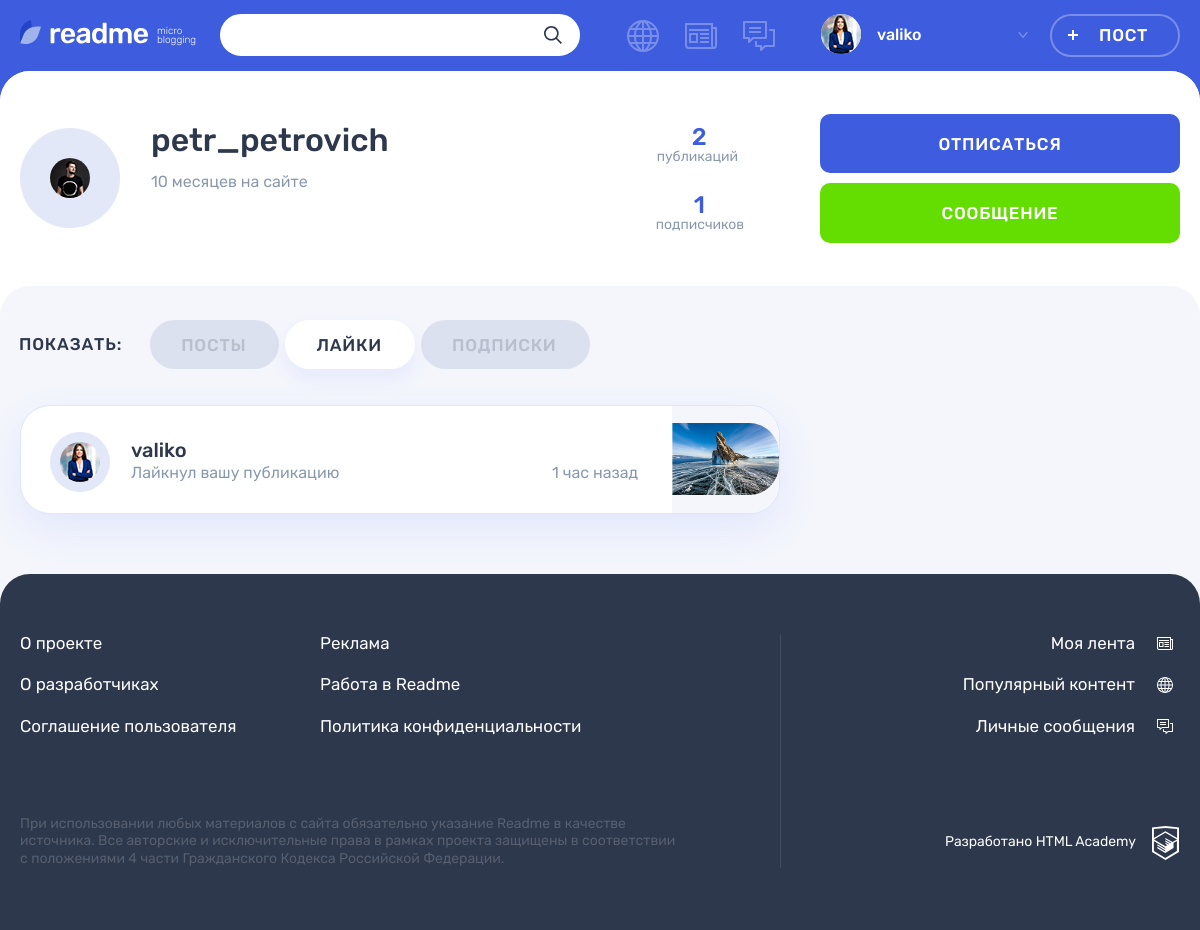
The page /profile.php?user_id=2&tab=likes (signed in) on the database its author committed.
### tables this page shows
CREATE TABLE likes (
    id INT PRIMARY KEY NOT NULL AUTO_INCREMENT,
    user_id INT NOT NULL,
    INDEX user_ind (user_id),
    FOREIGN KEY (user_id)
        REFERENCES users(id)
        ON DELETE CASCADE,

    post_id INT NOT NULL,
    INDEX post_ind (post_id),
    FOREIGN KEY (post_id)
        REFERENCES posts(id)
        ON DELETE CASCADE,

    UNIQUE INDEX user_post_ind (user_id, post_id)
);

CREATE TABLE users (
    id INT PRIMARY KEY NOT NULL AUTO_INCREMENT,
    created_at TIMESTAMP DEFAULT CURRENT_TIMESTAMP,
    email VARCHAR(45) NOT NULL,
    UNIQUE INDEX email_ind (email),
    login VARCHAR(45) NOT NULL,
    UNIQUE INDEX user_login_ind (login),
    password VARCHAR(200),
    avatar VARCHAR(100)
);

CREATE TABLE posts (
    id INT PRIMARY KEY NOT NULL AUTO_INCREMENT,
    published_at TIMESTAMP DEFAULT CURRENT_TIMESTAMP,
    title VARCHAR(45) NOT NULL,
    text_content VARCHAR(200),
    quote_author VARCHAR(45),
    picture VARCHAR(100),
    video VARCHAR(100),
    link VARCHAR(100),
    watch_count INT,
    user_id INT NOT NULL,
    INDEX user_ind (user_id),
    FOREIGN KEY (user_id)
        REFERENCES users(id)
        ON DELETE CASCADE,

    type_id INT NOT NULL,
    INDEX type_ind (type_id),
    FOREIGN KEY (type_id)
        REFERENCES content_types(id)
        ON DELETE CASCADE
);

### templates/profile-tabs/profile-likes.php (the view, shortened to what the rows shown need)
<section class="profile__likes tabs__content tabs__content--active">
    <ul class="profile__likes-list">
        <?php foreach ($tab_data as $data): ?>
        <li class="post-mini post-mini--<?php echo $data['classname'];?> post user">
            <div class="post-mini__user-info user__info">
                <div class="post-mini__avatar user__avatar">
                    <a class="user__avatar-link" href="<?php echo('/profile.php' . '?user_id=' . $data['user_id']) . '&tab=posts';?>">
                        <?php if (!empty($data['avatar'])):?>
                        <img class="post-mini__picture user__picture" src="uploads/avatars/<?php echo $data['avatar'];?>" alt="Аватар пользователя">
                        <?php endif;?>
                    </a>
                </div>
                <div class="post-mini__name-wrapper user__name-wrapper">
                    <a class="post-mini__name user__name" href="<?php echo('/profile.php' . '?user_id=' . $data['user_id']) . '&tab=posts';?>">
                        <span><?=$data['login'];?></span>
                    </a>
                    <div class="post-mini__action">
                        <span class="post-mini__activity user__additional">Лайкнул вашу публикацию</span>
                        <time class="post-mini__time user__additional" datetime="<?php echo(date_format(date_create($data['liked_at']), 'c'));?>"><?=get_date_interval_format(date_create($data['liked_at']), 'назад');?></time>
                    </div>
                </div>
            </div>
            <div class="post-mini__preview">
                <a class="post-mini__link" href="<?php echo('/post.php?post_id=' . $data['post_id'])?>" title="Перейти на публикацию">
            <?php if ($data['classname'] === 'photo'):?>
                    <div class="post-mini__image-wrapper">
                        <?php if (!empty($data['picture'])): ?>
                        <img class="post-mini__image" src="uploads/<?php echo $data['picture'];?>" width="109" height="109" alt="Превью публикации">
                        <?php endif;?>
                    </div>
                </a>
            </div>
                    <?php endif;?>
            </div>
        <?php endforeach;?>

### templates/profile-layout.php (shortened to what the rows shown need)
<main class="page__main page__main--profile">
    <div class="profile profile--default">
        <div class="profile__user-wrapper">
            <div class="profile__user user container">
                <div class="profile__user-info user__info">
                    <div class="profile__avatar user__avatar">
                        <?php if (!empty($user_data['avatar'])):?>
                        <img class="profile__picture user__picture" src="uploads/avatars/<?php echo($user_data['avatar']);?>" alt="Аватар пользователя">
                        <?php endif;?>
                    </div>
                    <div class="profile__name-wrapper user__name-wrapper">
                        <span class="profile__name user__name"><?=$user_data['login'];?></span>
                        <time class="profile__user-time user__time" datetime="<?php echo(date_format(date_create($user_data['created_at']), 'Y-m-d'));?>"><?=get_date_interval_format(date_create($user_data['created_at']), 'на сайте');?></time>
                    </div>
                </div>
            </div>
        </div>
        <div class="profile__tabs-wrapper tabs">
            <div class="container">
                <div class="profile__tab-content">
                <?=$active_tab;?>
                </div>
            </div>
        </div>
</main>

### templates/layout.php (shortened to what the rows shown need)
<!DOCTYPE html>
<html lang="ru">
<head>
    <link rel="stylesheet" href="css/main.css">
</head>
<body class="page">
<header class="header">
    <div class="header__wrapper container">
        <div class="header__nav-wrapper">
            <nav class="header__nav">
                <?php if ($is_auth === 1): ?>
                <ul class="header__my-nav">
                    <li class="header__my-page header__my-page--popular">
                        <a class="header__page-link <?php if ($path == 'popular.php'): ?><?php echo('header__page-link--active'); ?><?php endif; ?>" href="popular.php<?='?' . 'type=all';?>" title="Популярный контент">
                        </a>
                    </li>
                    <li class="header__my-page header__my-page--feed">
                        <a class="header__page-link <?php if ($path == 'feed.php'): ?><?php echo('header__page-link--active'); ?><?php endif; ?>" href="feed.php" title="Моя лента">
                        </a>
                    </li>
                    <li class="header__my-page header__my-page--messages">
                        <a class="header__page-link <?php if ($path == 'messages.php'): ?><?php echo('header__page-link--active'); ?><?php endif; ?>" href="messages.html" title="Личные сообщения">
                        </a>
                    </li>
                </ul>
                <ul class="header__user-nav">
                    <li class="header__profile">
                        <a class="header__profile-link" href="#">
                            <div class="header__avatar-wrapper">
                                <?php if (!empty($avatar)): ?>
                                    <?php echo('<img class="header__profile-avatar" src="uploads/avatars/' . $avatar . '" alt="Аватар профиля">'); ?>
                                <?php endif; ?>
                            </div>
                            <div class="header__profile-name">
                                <span>
                                    <?php echo(htmlspecialchars($user_name)); ?>
                                </span>
                                <svg class="header__link-arrow" width="10" height="6">
                                    <use xlink:href="#icon-arrow-right-ad"></use>
                                </svg>
                            </div>
                        </a>
                    </li>
                    <li>
                        <a class="header__post-button button button--transparent" href="<?php echo '/add.php' . '?id=1';?>">Пост</a>
                    </li>
                </ul>
                <?php endif;?>
            </nav>
        </div>
    </div>
</header>
<?=$content; ?>
</body>
</html>

### rows shown on the page
likes: user.avatar (picture), user.login "valiko", liked_at "1 час назад", post.picture (picture)
users: avatar (picture), login "petr_petrovich", created_at "10 месяцев на сайте"

### other values the page prints
$user_data['total_posts'] "2"
$user_data['total_subs'] "1"
